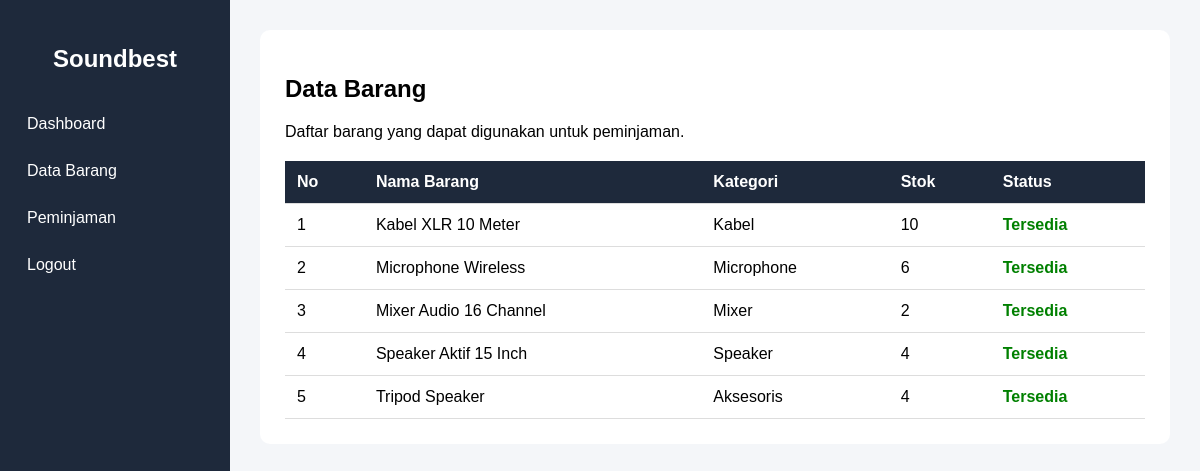
Page /karyawan/barang.php (signed in) on the committed database.
### tables this page shows
CREATE TABLE IF NOT EXISTS barang (
    id INT UNSIGNED AUTO_INCREMENT PRIMARY KEY,
    kode_barang VARCHAR(50) NOT NULL UNIQUE,
    nama_barang VARCHAR(150) NOT NULL,
    kategori VARCHAR(100) NOT NULL,
    jumlah INT UNSIGNED NOT NULL DEFAULT 0,
    kondisi VARCHAR(100) NOT NULL
);

### karyawan/barang.php (the view, shortened to what this page needs)
<?php
require_once "../config/database.php";
$query = mysqli_query($conn, "
    SELECT * FROM barang
    ORDER BY nama_barang ASC
");
?>
<!DOCTYPE html>
<html lang="id">
<head>
</head>
<body>
<div class="sidebar">
    <h2>Soundbest</h2>
    <a href="dashboard.php">Dashboard</a>
    <a href="barang.php">Data Barang</a>
    <a href="peminjaman.php">Peminjaman</a>
    <a href="../auth/logout.php">Logout</a>
</div>
<div class="content">
    <div class="box">
        <h2>Data Barang</h2>
        <p>Daftar barang yang dapat digunakan untuk peminjaman.</p>
        <table>
            <tr>
                <th>No</th>
                <th>Nama Barang</th>
                <th>Kategori</th>
                <th>Stok</th>
                <th>Status</th>
            </tr>
            <?php
            $no = 1;
            while ($data = mysqli_fetch_assoc($query)) {
            ?>
            <tr>
                <td><?php echo $no++; ?></td>
                <td>
                    <?php echo htmlspecialchars($data['nama_barang']); ?>
                </td>
                <td>
                    <?php echo htmlspecialchars($data['kategori']); ?>
                </td>
                <td>
                    <?php echo $data['jumlah']; ?>
                </td>
                <td>
                    <?php if ($data['jumlah'] > 0) { ?>
                        <span class="tersedia">Tersedia</span>
                    <?php } else { ?>
                        <span class="habis">Habis</span>
                    <?php } ?>
                </td>
            </tr>
            <?php } ?>
        </table>
    </div>
</div>
</body>
</html>

### karyawan/barang.php (style rules this page uses)
* { box-sizing: border-box; font-family: Arial, sans-serif; }
body { margin: 0; background: #f4f6f9; }
.sidebar { width: 230px; height: 100vh; background: #1e293b; color: white; position: fixed; padding: 25px 15px; }
.sidebar h2 { text-align: center; margin-bottom: 30px; }
.sidebar a { display: block; color: white; text-decoration: none; padding: 12px; margin: 5px 0; border-radius: 6px; }
.content { margin-left: 230px; padding: 30px; }
.box { background: white; padding: 25px; border-radius: 10px; }
table { width: 100%; border-collapse: collapse; margin-top: 20px; }
th, td { padding: 12px; border-bottom: 1px solid #ddd; text-align: left; }
th { background: #1e293b; color: white; }
.tersedia { color: green; font-weight: bold; }

### rows in the picture
barang: nama_barang "Kabel XLR 10 Meter", kategori "Kabel", jumlah "10", shows "Tersedia"
barang: nama_barang "Microphone Wireless", kategori "Microphone", jumlah "6", shows "Tersedia"
barang: nama_barang "Mixer Audio 16 Channel", kategori "Mixer", jumlah "2", shows "Tersedia"
barang: nama_barang "Speaker Aktif 15 Inch", kategori "Speaker", jumlah "4", shows "Tersedia"
barang: nama_barang "Tripod Speaker", kategori "Aksesoris", jumlah "4", shows "Tersedia"
